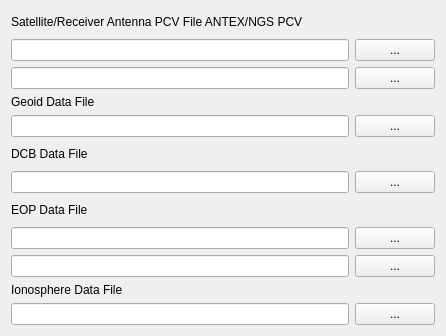
     <widget class="QWidget" name="TabSheet7">
      <property name="toolTip">
       <string/>
      </property>
      <attribute name="title">
       <string>&amp;Files</string>
      </attribute>
      <layout class="QGridLayout" name="gridLayout_8">
       <item row="0" column="0">
        <widget class="QLabel" name="Label38">
         <property name="enabled">
          <bool>true</bool>
         </property>
         <property name="toolTip">
          <string/>
         </property>
         <property name="text">
          <string>Satellite/Receiver Antenna PCV File ANTEX/NGS PCV</string>
         </property>
        </widget>
       </item>
       <item row="0" column="1">
        <widget class="QPushButton" name="BtnSatPcvView">
         <property name="enabled">
          <bool>true</bool>
         </property>
         <property name="toolTip">
          <string/>
         </property>
         <property name="text">
          <string/>
         </property>
         <property name="icon">
          <iconset resource="../rtkconv_qt/rtkconv_qt.qrc">
           <normaloff>:/buttons/doc.bmp</normaloff>:/buttons/doc.bmp</iconset>
         </property>
         <property name="flat">
          <bool>true</bool>
         </property>
        </widget>
       </item>
       <item row="0" column="2">
        <widget class="QPushButton" name="BtnAntPcvView">
         <property name="enabled">
          <bool>true</bool>
         </property>
         <property name="toolTip">
          <string/>
         </property>
         <property name="text">
          <string/>
         </property>
         <property name="icon">
          <iconset resource="../rtkconv_qt/rtkconv_qt.qrc">
           <normaloff>:/buttons/doc.bmp</normaloff>:/buttons/doc.bmp</iconset>
         </property>
         <property name="flat">
          <bool>true</bool>
         </property>
        </widget>
       </item>
       <item row="1" column="0" colspan="2">
        <widget class="QLineEdit" name="SatPcvFile">
         <property name="enabled">
          <bool>true</bool>
         </property>
         <property name="toolTip">
          <string/>
         </property>
         <property name="text">
          <string/>
         </property>
        </widget>
       </item>
       <item row="1" column="2">
        <widget class="QPushButton" name="BtnSatPcvFile">
         <property name="enabled">
          <bool>true</bool>
         </property>
         <property name="toolTip">
          <string/>
         </property>
         <property name="text">
          <string>...</string>
         </property>
         <property name="flat">
          <bool>false</bool>
         </property>
        </widget>
       </item>
       <item row="2" column="0" colspan="2">
        <widget class="QLineEdit" name="AntPcvFile">
         <property name="enabled">
          <bool>true</bool>
         </property>
         <property name="toolTip">
          <string/>
         </property>
         <property name="text">
          <string/>
         </property>
        </widget>
       </item>
       <item row="2" column="2">
        <widget class="QPushButton" name="BtnAntPcvFile">
         <property name="enabled">
          <bool>true</bool>
         </property>
         <property name="toolTip">
          <string/>
         </property>
         <property name="text">
          <string>...</string>
         </property>
         <property name="flat">
          <bool>false</bool>
         </property>
        </widget>
       </item>
       <item row="5" column="0" colspan="2">
        <widget class="QLineEdit" name="GeoidDataFile">
         <property name="enabled">
          <bool>true</bool>
         </property>
         <property name="toolTip">
          <string/>
         </property>
         <property name="text">
          <string/>
         </property>
        </widget>
       </item>
       <item row="5" column="2">
        <widget class="QPushButton" name="BtnGeoidDataFile">
         <property name="enabled">
          <bool>true</bool>
         </property>
         <property name="toolTip">
          <string/>
         </property>
         <property name="text">
          <string>...</string>
         </property>
         <property name="flat">
          <bool>false</bool>
         </property>
        </widget>
       </item>
       <item row="6" column="0">
        <widget class="QLabel" name="Label15">
         <property name="enabled">
          <bool>true</bool>
         </property>
         <property name="toolTip">
          <string/>
         </property>
         <property name="text">
          <string>DCB Data File</string>
         </property>
        </widget>
       </item>
       <item row="6" column="2">
        <widget class="QPushButton" name="BtnDCBView">
         <property name="enabled">
          <bool>true</bool>
         </property>
         <property name="toolTip">
          <string/>
         </property>
         <property name="text">
          <string/>
         </property>
         <property name="icon">
          <iconset resource="../rtkconv_qt/rtkconv_qt.qrc">
           <normaloff>:/buttons/doc.bmp</normaloff>:/buttons/doc.bmp</iconset>
         </property>
         <property name="flat">
          <bool>true</bool>
         </property>
        </widget>
       </item>
       <item row="7" column="0" colspan="2">
        <widget class="QLineEdit" name="DCBFile">
         <property name="enabled">
          <bool>true</bool>
         </property>
         <property name="toolTip">
          <string/>
         </property>
         <property name="text">
          <string/>
         </property>
        </widget>
       </item>
       <item row="7" column="2">
        <widget class="QPushButton" name="BtnDCBFile">
         <property name="enabled">
          <bool>true</bool>
         </property>
         <property name="toolTip">
          <string/>
         </property>
         <property name="text">
          <string>...</string>
         </property>
         <property name="flat">
          <bool>false</bool>
         </property>
        </widget>
       </item>
       <item row="8" column="0">
        <widget class="QLabel" name="Label17">
         <property name="enabled">
          <bool>true</bool>
         </property>
         <property name="toolTip">
          <string/>
         </property>
         <property name="text">
          <string>EOP Data File</string>
         </property>
        </widget>
       </item>
       <item row="8" column="2">
        <widget class="QPushButton" name="BtnEOPView">
         <property name="enabled">
          <bool>true</bool>
         </property>
         <property name="toolTip">
          <string/>
         </property>
         <property name="text">
          <string/>
         </property>
         <property name="icon">
          <iconset resource="../rtkconv_qt/rtkconv_qt.qrc">
           <normaloff>:/buttons/doc.bmp</normaloff>:/buttons/doc.bmp</iconset>
         </property>
         <property name="flat">
          <bool>true</bool>
         </property>
        </widget>
       </item>
       <item row="9" column="0" colspan="2">
        <widget class="QLineEdit" name="EOPFile">
         <property name="enabled">
          <bool>true</bool>
         </property>
         <property name="toolTip">
          <string/>
         </property>
         <property name="text">
          <string/>
         </property>
        </widget>
       </item>
       <item row="9" column="2">
        <widget class="QPushButton" name="BtnEOPFile">
         <property name="enabled">
          <bool>true</bool>
         </property>
         <property name="toolTip">
          <string/>
         </property>
         <property name="text">
          <string>...</string>
         </property>
         <property name="flat">
          <bool>false</bool>
         </property>
        </widget>
       </item>
       <item row="11" column="0">
        <widget class="QLabel" name="Label34">
         <property name="enabled">
          <bool>true</bool>
         </property>
         <property name="toolTip">
          <string/>
         </property>
         <property name="text">
          <string>OTL BLQ File</string>
         </property>
        </widget>
       </item>
       <item row="11" column="2">
        <widget class="QPushButton" name="BtnBLQFileView">
         <property name="enabled">
          <bool>true</bool>
         </property>
         <property name="toolTip">
          <string/>
         </property>
         <property name="text">
          <string/>
         </property>
         <property name="icon">
          <iconset resource="../rtkconv_qt/rtkconv_qt.qrc">
           <normaloff>:/buttons/doc.bmp</normaloff>:/buttons/doc.bmp</iconset>
         </property>
         <property name="flat">
          <bool>true</bool>
         </property>
        </widget>
       </item>
       <item row="11" column="0" colspan="2">
        <widget class="QLineEdit" name="BLQFile">
         <property name="enabled">
          <bool>true</bool>
         </property>
         <property name="toolTip">
          <string/>
         </property>
         <property name="text">
          <string/>
         </property>
        </widget>
       </item>
       <item row="11" column="2">
        <widget class="QPushButton" name="BtnBLQFile">
         <property name="enabled">
          <bool>true</bool>
         </property>
         <property name="toolTip">
          <string/>
         </property>
         <property name="text">
          <string>...</string>
         </property>
         <property name="flat">
          <bool>false</bool>
         </property>
        </widget>
       </item>
       <item row="12" column="0">
        <widget class="QLabel" name="Label1">
         <property name="enabled">
          <bool>true</bool>
         </property>
         <property name="sizePolicy">
          <sizepolicy hsizetype="Preferred" vsizetype="Fixed">
           <horstretch>0</horstretch>
           <verstretch>0</verstretch>
          </sizepolicy>
         </property>
         <property name="toolTip">
          <string/>
         </property>
         <property name="text">
          <string>Ionosphere Data File</string>
         </property>
        </widget>
       </item>
       <item row="13" column="0" colspan="2">
        <widget class="QLineEdit" name="IonoFile">
         <property name="enabled">
          <bool>true</bool>
         </property>
         <property name="toolTip">
          <string/>
         </property>
         <property name="text">
          <string/>
         </property>
        </widget>
       </item>
       <item row="13" column="2">
        <widget class="QPushButton" name="BtnIonoFile">
         <property name="enabled">
          <bool>true</bool>
         </property>
         <property name="toolTip">
          <string/>
         </property>
         <property name="text">
          <string>...</string>
         </property>
         <property name="flat">
          <bool>false</bool>
         </property>
        </widget>
       </item>
       <item row="3" column="0">
        <widget class="QLabel" name="Label63">
         <property name="enabled">
          <bool>true</bool>
         </property>
         <property name="sizePolicy">
          <sizepolicy hsizetype="Preferred" vsizetype="Fixed">
           <horstretch>0</horstretch>
           <verstretch>0</verstretch>
          </sizepolicy>
         </property>
         <property name="toolTip">
          <string/>
         </property>
         <property name="text">
          <string>Geoid Data File</string>
         </property>
        </widget>
       </item>
      </layout>
     </widget>
